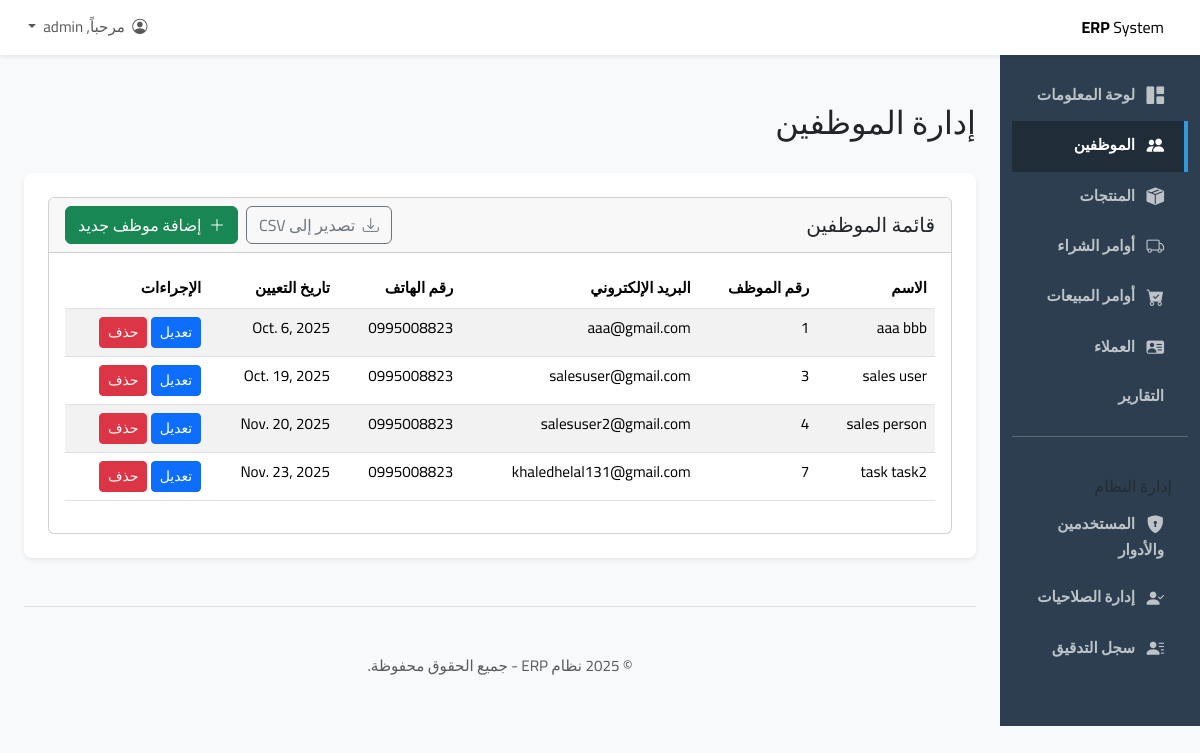
Screenshot of /employees/ (signed in) with the database file from the repository.
### employees/models.py (models this page shows, shortened)
class Employee(models.Model):
    user = models.OneToOneField(User, on_delete=models.CASCADE, related_name='employee_profile', null=True, blank=True)
    employee_id = models.CharField(max_length=20, unique=True, verbose_name="رقم الموظف")
    first_name = models.CharField(max_length=100, verbose_name="الاسم الأول")
    last_name = models.CharField(max_length=100, verbose_name="الاسم الأخير")
    email = models.EmailField(unique=True, verbose_name="البريد الإلكتروني")
    phone_number = models.CharField(max_length=20, blank=True, null=True, verbose_name="رقم الهاتف")
    address = models.TextField(blank=True, null=True, verbose_name="العنوان")
    hire_date = models.DateField(verbose_name="تاريخ التعيين")
    salary = models.DecimalField(max_digits=10, decimal_places=2, verbose_name="الراتب")
    is_active = models.BooleanField(default=True, verbose_name="نشط")
    history = HistoricalRecords()
    class Meta:
        verbose_name = "الموظف"
        verbose_name_plural = "الموظفين"

### employees/views.py (the view)
# urls.py: path('', views.employee_list_view, name='employee_list'),
@login_required
@permission_required('employees.view_employee', raise_exception=True)
def employee_list_view(request):
    employees = Employee.objects.all().order_by('first_name')
    context = {'employees': employees}
    return render(request, 'employees/employee_list.html', context)

### employees/templates/employees/employee_list.html (shortened to what this page needs)
{% extends "base.html" %}
{% block page_title %}إدارة الموظفين{% endblock %}
{% block content %}
<div class="card">
    <div class="card-header d-flex justify-content-between align-items-center flex-wrap">
        <h5 class="mb-0">قائمة الموظفين</h5>
        <div class="btn-toolbar">
            {% if perms.employees.view_employee %}
                <a href="{% url 'employee_export_csv' %}" class="btn btn-outline-secondary me-2">
                    <i class="bi bi-download me-1"></i> تصدير إلى CSV
                </a>
            {% endif %}
            {% if perms.employees.add_employee %}
                <a href="{% url 'employee_add' %}" class="btn btn-success">
                    <i class="bi bi-plus-lg me-1"></i> إضافة موظف جديد
                </a>
            {% endif %}
        </div>
    </div>
    <div class="card-body">
            <div class="table-responsive">
                <table class="table table-striped table-hover">
                    <thead>
                        <tr>
                            <th>الاسم</th>
                            <th>رقم الموظف</th>
                            <th>البريد الإلكتروني</th>
                            <th>رقم الهاتف</th>
                            <th>تاريخ التعيين</th>
                            <th>الإجراءات</th>
                        </tr>
                    </thead>
                    <tbody>
                        {% for employee in employees %}
                        <tr>
                            <td>{{ employee.first_name }} {{ employee.last_name }}</td>
                            <td>{{ employee.employee_id }}</td>
                            <td>{{ employee.email }}</td>
                            <td>{{ employee.phone_number }}</td>
                            <td>{{ employee.hire_date }}</td>
                            <td>
                                {% if perms.employees.change_employee %}
                                <a href="{% url 'employee_edit' pk=employee.pk %}"
                                    class="btn btn-sm btn-primary">تعديل</a>
                                {% endif %}
                                {% if perms.employees.delete_employee %}
                                <a href="{% url 'employee_delete' pk=employee.pk %}"
                                    class="btn btn-sm btn-danger">حذف</a>
                                {% endif %}
                            </td>
                        </tr>
                        {% empty %}
                        <tr>
                            <td colspan="6" class="text-center">لا يوجد موظفين لعرضهم.</td>
                        </tr>
                        {% endfor %}
                    </tbody>
                </table>
            </div>
        </div>
    </div>
    {% endblock %}```

### static/css/custom.css (style rules this page uses)
body { font-family: 'Cairo', sans-serif; font-size: 0.95rem; background-color: #f8f9fa; }

### rows the page displays
Employee: first_name "aaa", last_name "bbb", employee_id "1", email "aaa@gmail.com", phone_number "0995008823", hire_date "Oct. 6, 2025"
Employee: first_name "sales", last_name "user", employee_id "3", email "salesuser@gmail.com", phone_number "0995008823", hire_date "Oct. 19, 2025"
Employee: first_name "sales", last_name "person", employee_id "4", email "salesuser2@gmail.com", phone_number "0995008823", hire_date "Nov. 20, 2025"
Employee: first_name "task", last_name "task2", employee_id "7", email "khaledhelal131@gmail.com", phone_number "0995008823", hire_date "Nov. 23, 2025"
